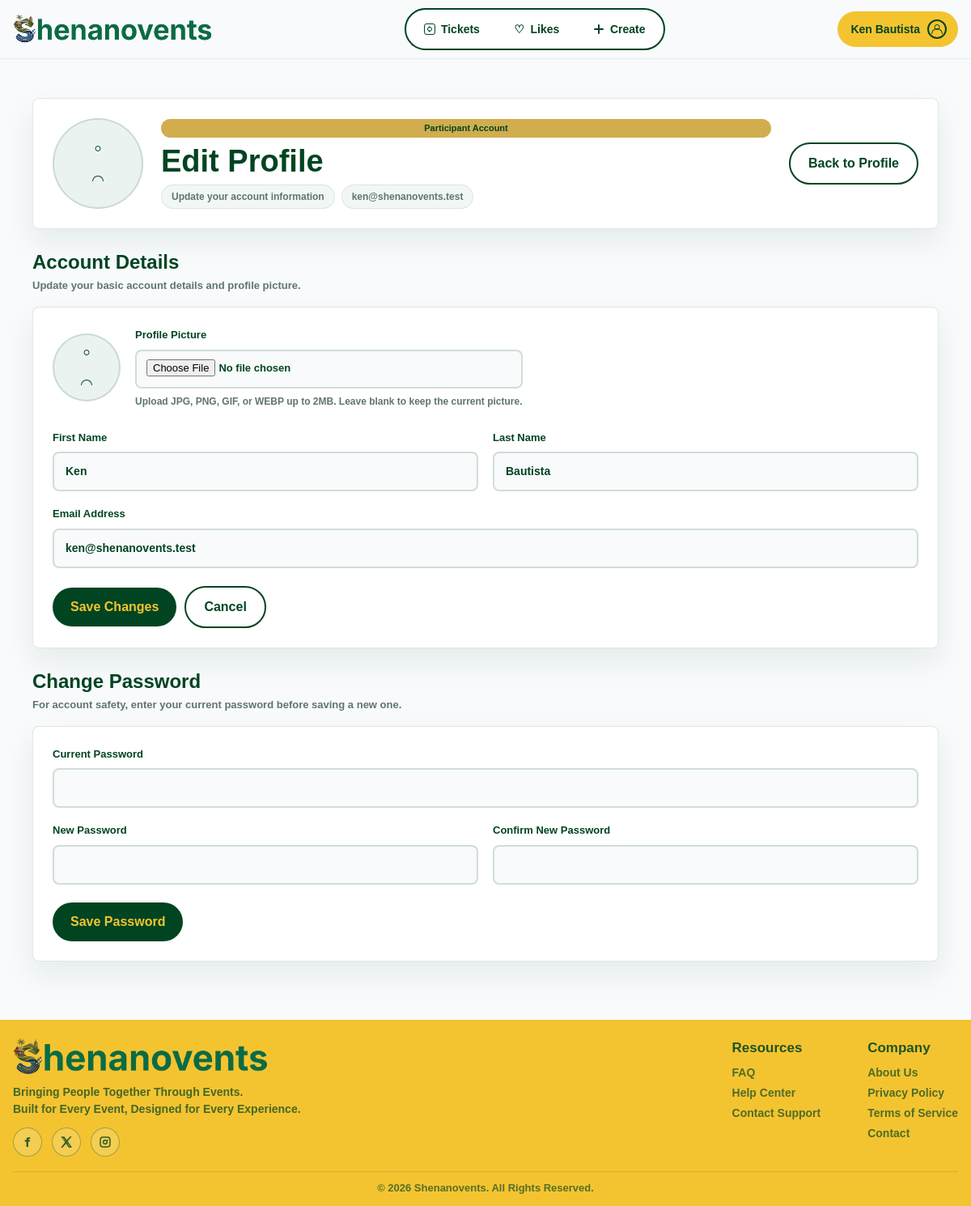
The app's page /participant/edit-profile.php (signed in) with its own data.
### tables this page shows
CREATE TABLE users (
    user_id INT AUTO_INCREMENT PRIMARY KEY,
    first_name VARCHAR(100) NOT NULL,
    last_name VARCHAR(100) NOT NULL,
    email VARCHAR(150) NOT NULL UNIQUE,
    password VARCHAR(255) NOT NULL,
    role VARCHAR(30) NOT NULL DEFAULT 'participant',
    status VARCHAR(30) NOT NULL DEFAULT 'active',
    profile_picture VARCHAR(255) NULL,
    security_question VARCHAR(255) NULL,
    security_answer VARCHAR(255) NULL,
    remember_token_hash VARCHAR(255) NULL,
    remember_token_expires_at DATETIME NULL,
    created_at DATETIME NOT NULL DEFAULT CURRENT_TIMESTAMP
);

### participant/edit-profile.php (the view, shortened to what this page needs)
<?php
require_once __DIR__ . '/../includes/participant-check.php';
require_once __DIR__ . '/../includes/participant-data.php';
$participant_id = participant_current_user_id();
$user = participant_fetch_profile($conn, $participant_id);
$first_name = $user['first_name'];
$last_name = $user['last_name'];
$email = $user['email'];
require_once __DIR__ . '/../includes/header.php';
?>
<section class="profile-page" aria-labelledby="editProfileTitle">
    <div class="profile-shell">
        <div class="profile-header-card">
            <div class="profile-avatar" aria-hidden="true">
            </div>
            <div class="profile-identity">
                <span class="event-badge">Participant Account</span>
                <h1 id="editProfileTitle">Edit Profile</h1>
                <div class="profile-user-details">
                    <span>Update your account information</span>
                    <span><?php echo htmlspecialchars($user['email'], ENT_QUOTES, 'UTF-8'); ?></span>
                </div>
            </div>
            <a class="button button-outline" href="profile.php">Back to Profile</a>
        </div>
        <section class="profile-content-section" aria-labelledby="profileFormTitle">
            <div class="profile-section-heading">
                <div>
                    <h2 id="profileFormTitle">Account Details</h2>
                    <p>Update your basic account details and profile picture.</p>
                </div>
            </div>
            <form class="participant-form-card" action="edit-profile.php" method="post" enctype="multipart/form-data">
                <div class="participant-picture-row">
                    <div class="profile-avatar participant-picture-preview" aria-hidden="true">
                    </div>
                    <label class="participant-upload-field">
                        <span>Profile Picture</span>
                        <input type="file" name="profile_picture" accept=".jpg,.jpeg,.png,.gif,.webp">
                        <small>Upload JPG, PNG, GIF, or WEBP up to 2MB. Leave blank to keep the current picture.</small>
                    </label>
                </div>
                <div class="participant-form-grid">
                    <label>
                        <span>First Name</span>
                        <input type="text" name="first_name" value="<?php echo htmlspecialchars($first_name, ENT_QUOTES, 'UTF-8'); ?>" required>
                    </label>
                    <label>
                        <span>Last Name</span>
                        <input type="text" name="last_name" value="<?php echo htmlspecialchars($last_name, ENT_QUOTES, 'UTF-8'); ?>" required>
                    </label>
                    <label class="participant-field-full">
                        <span>Email Address</span>
                        <input type="email" name="email" value="<?php echo htmlspecialchars($email, ENT_QUOTES, 'UTF-8'); ?>" required>
                    </label>
                </div>
                <div class="participant-form-actions">
                    <button class="button button-primary" type="submit">Save Changes</button>
                    <a class="button button-outline" href="profile.php">Cancel</a>
                </div>
            </form>
        </section>
        <section class="profile-content-section" aria-labelledby="editPasswordTitle">
            <div class="profile-section-heading">
                <div>
                    <h2 id="editPasswordTitle">Change Password</h2>
                    <p>For account safety, enter your current password before saving a new one.</p>
                </div>
            </div>
            <form class="participant-form-card" action="edit-profile.php" method="post">
                <div class="participant-form-grid">
                    <label class="participant-field-full">
                        <span>Current Password</span>
                        <input type="password" name="current_password" required>
                    </label>
                    <label>
                        <span>New Password</span>
                        <input type="password" name="new_password" minlength="8" required>
                    </label>
                    <label>
                        <span>Confirm New Password</span>
                        <input type="password" name="confirm_password" minlength="8" required>
                    </label>
                </div>
                <div class="participant-form-actions">
                    <button class="button button-primary" type="submit">Save Password</button>
                </div>
            </form>
        </section>
    </div>
</section>
<?php require_once __DIR__ . '/../includes/footer.php'; ?>

### records on screen
users: email "ken@shenanovents.test", first_name "Ken", last_name "Bautista"

### other values on screen
$safe_display_user_name "Ken Bautista"
